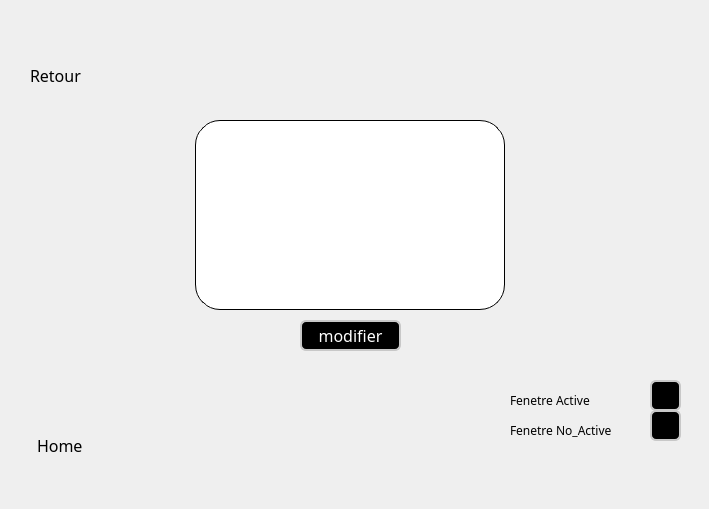
    <widget class="QWidget" name="page_7">
     <widget class="QLabel" name="label_17">
      <property name="geometry">
       <rect>
        <x>0</x>
        <y>0</y>
        <width>700</width>
        <height>500</height>
       </rect>
      </property>
      <property name="text">
       <string/>
      </property>
     </widget>
     <widget class="QPushButton" name="pushButton_home_md_f">
      <property name="geometry">
       <rect>
        <x>35</x>
        <y>380</y>
        <width>50</width>
        <height>50</height>
       </rect>
      </property>
      <property name="styleSheet">
       <string notr="true">border-style: solid;</string>
      </property>
      <property name="text">
       <string/>
      </property>
     </widget>
     <widget class="QPushButton" name="pushButton_">
      <property name="geometry">
       <rect>
        <x>35</x>
        <y>10</y>
        <width>50</width>
        <height>50</height>
       </rect>
      </property>
      <property name="styleSheet">
       <string notr="true">border-style: solid;</string>
      </property>
      <property name="text">
       <string/>
      </property>
     </widget>
     <widget class="QTableView" name="tableView_mod_f">
      <property name="geometry">
       <rect>
        <x>195</x>
        <y>120</y>
        <width>310</width>
        <height>190</height>
       </rect>
      </property>
      <property name="font">
       <font>
        <family>Arial</family>
        <pointsize>10</pointsize>
       </font>
      </property>
      <property name="styleSheet">
       <string notr="true">border:1px solid white;
border-radius: 25px;
background :white;
color :darck;
border-color: rgb(0, 0, 0);





</string>
      </property>
     </widget>
     <widget class="QPushButton" name="pushButton_modff">
      <property name="geometry">
       <rect>
        <x>300</x>
        <y>320</y>
        <width>101</width>
        <height>31</height>
       </rect>
      </property>
      <property name="font">
       <font>
        <family>Arial Rounded MT Bold</family>
        <pointsize>12</pointsize>
       </font>
      </property>
      <property name="styleSheet">
       <string notr="true">

border:2px solid black;
border-radius: 6px;
background :darck;
color:white;
border-color: rgb(200, 200, 200);
</string>
      </property>
      <property name="text">
       <string>modifier</string>
      </property>
     </widget>
     <widget class="QLabel" name="label_33">
      <property name="geometry">
       <rect>
        <x>30</x>
        <y>60</y>
        <width>61</width>
        <height>30</height>
       </rect>
      </property>
      <property name="font">
       <font>
        <family>Arial Rounded MT Bold</family>
        <pointsize>12</pointsize>
       </font>
      </property>
      <property name="text">
       <string>Retour</string>
      </property>
     </widget>
     <widget class="QLabel" name="label_41">
      <property name="geometry">
       <rect>
        <x>37</x>
        <y>430</y>
        <width>61</width>
        <height>30</height>
       </rect>
      </property>
      <property name="font">
       <font>
        <family>Arial Rounded MT Bold</family>
        <pointsize>12</pointsize>
       </font>
      </property>
      <property name="text">
       <string>Home</string>
      </property>
     </widget>
     <widget class="QTextEdit" name="textEdit_fenetre">
      <property name="geometry">
       <rect>
        <x>650</x>
        <y>380</y>
        <width>31</width>
        <height>31</height>
       </rect>
      </property>
      <property name="font">
       <font>
        <family>Book Antiqua</family>
        <pointsize>10</pointsize>
       </font>
      </property>
      <property name="styleSheet">
       <string notr="true">
border:2px solid black;
border-radius: 6px;
background :darck;
color:white;
border-color: rgb(200, 200, 200);</string>
      </property>
     </widget>
     <widget class="QTextEdit" name="textEdit_fenetre1">
      <property name="geometry">
       <rect>
        <x>650</x>
        <y>410</y>
        <width>31</width>
        <height>31</height>
       </rect>
      </property>
      <property name="font">
       <font>
        <family>Book Antiqua</family>
        <pointsize>10</pointsize>
       </font>
      </property>
      <property name="styleSheet">
       <string notr="true">
border:2px solid black;
border-radius: 6px;
background :darck;
color:white;
border-color: rgb(200, 200, 200);</string>
      </property>
     </widget>
     <widget class="QLabel" name="label_46">
      <property name="geometry">
       <rect>
        <x>510</x>
        <y>390</y>
        <width>101</width>
        <height>20</height>
       </rect>
      </property>
      <property name="font">
       <font>
        <family>Gill Sans Ultra Bold</family>
       </font>
      </property>
      <property name="text">
       <string>Fenetre Active</string>
      </property>
     </widget>
     <widget class="QLabel" name="label_47">
      <property name="geometry">
       <rect>
        <x>510</x>
        <y>420</y>
        <width>141</width>
        <height>20</height>
       </rect>
      </property>
      <property name="font">
       <font>
        <family>Gill Sans Ultra Bold</family>
       </font>
      </property>
      <property name="text">
       <string>Fenetre No_Active</string>
      </property>
     </widget>
     <widget class="QLabel" name="label_54">
      <property name="geometry">
       <rect>
        <x>550</x>
        <y>0</y>
        <width>150</width>
        <height>150</height>
       </rect>
      </property>
      <property name="text">
       <string/>
      </property>
     </widget>
    </widget>
